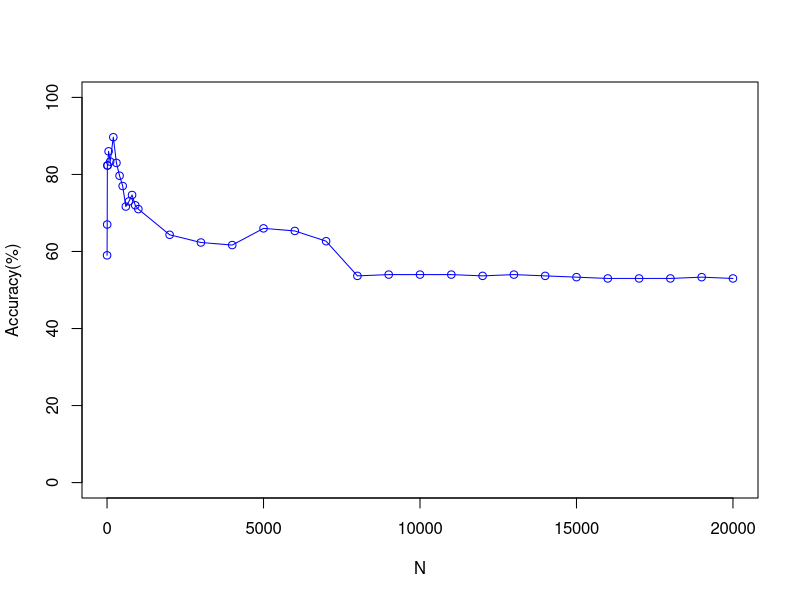

Reproduce this figure in R.
# Author : G Asish Kumar*/
# Description: Plot that shows the comparison of Accuracy vs No of Top features Selected for 
# 			   T Test having K=1 and With Normalisation of the features 

 x <- c(1, 5, 10, 20, 50, 100, 200, 300, 400, 500, 600, 700, 800, 900, 1000, 2000, 3000, 4000, 5000, 6000, 7000, 8000, 9000, 10000, 11000, 12000, 13000, 14000, 15000, 16000, 17000, 18000, 19000, 20000)
 y <- c(59,
67,
82.33333333,
82.33333333,
86,
83.33333333,
89.66666667,
83,
79.66666667,
77,
71.66666667,
73,
74.66666667,
72,
71,
64.33333333,
62.33333333,
61.66666667,
66,
65.33333333,
62.66666667,
53.66666667,
54,
54,
54,
53.66666667,
54,
53.66666667,
53.33333333,
53,
53,
53,
53.33333333,
53)
 plot(x, y, type='o', pch=1, col="blue", xlab="N", ylab="Accuracy(%)", ylim=c(0, 100), xlim=c(0,20000))